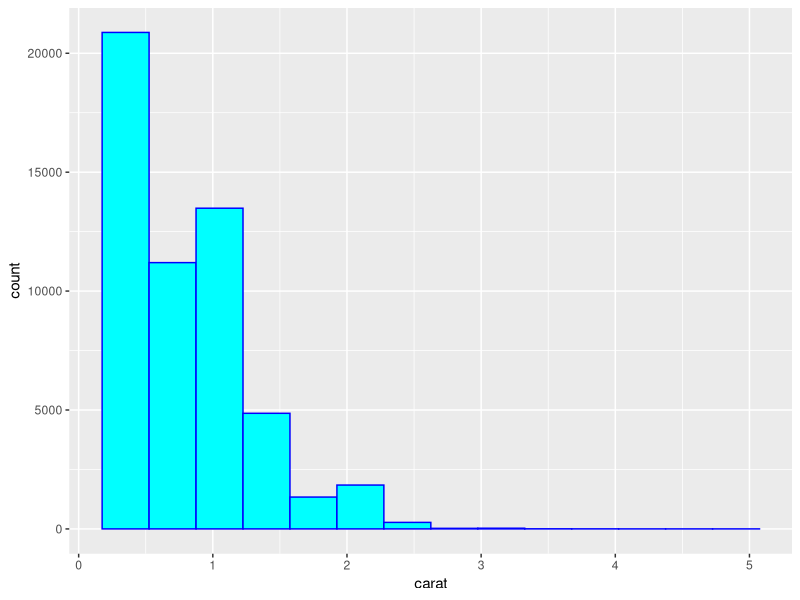
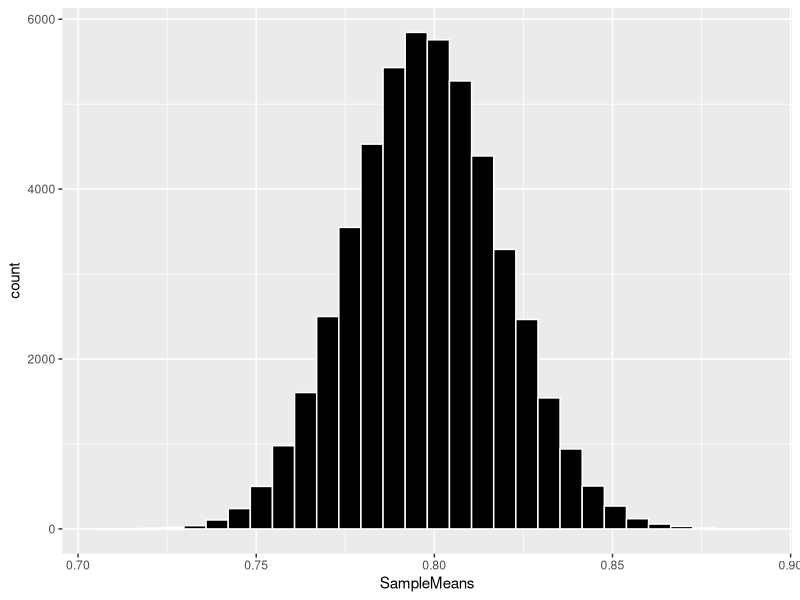

Generate these figures, in order, with R:
#HW3 Matt McCullough

#load library
library(ggplot2);

#Question 1

#part a
g <- ggplot(data = diamonds, mapping = aes(x = carat));
g + geom_histogram(binwidth = .35, color = "blue", fill = "cyan");
mean(diamonds$carat);
sd(diamonds$carat);

#part b
mean(diamonds$carat);
sd(diamonds$carat)/sqrt(500);

#part c

samplesize = 500;
numsamples = 50000;
SampleMeans <- numeric(numsamples)

# calculate sample means
for (i in 1:numsamples) {
  indices <- sample(1:nrow(diamonds), samplesize)
  SampleMeans[i] <- mean(diamonds$carat[indices])
}

# convert vector of sample means into a data frame
CaratSampleMeansDF <- data.frame(SampleMeans)


# histogram of sample means
g <- ggplot(data = CaratSampleMeansDF,aes(x = SampleMeans))
g + geom_histogram(color = "white", fill = "black")

mean(SampleMeans)
sd(SampleMeans)

#Question 2

#part a
Mileage = read.csv("Fuel_Economy.csv");
set.seed(1);
SampleMileages = Mileage[sample(nrow(Mileage), 35), ]
SampleMileages

#part b
xbar = mean(SampleMileages);
standardDev = sd(SampleMileages);
n = length(SampleMileages);

xbar
standardDev

alpha = 0.05;

t = qt(1-alpha/2, df = n-1);
t

confInt = c(xbar-t*standardDev/sqrt(n), xbar+t*standardDev/sqrt(n));
confInt

#part c
result = t.test(SampleMileages);
conf = result$conf.int
conf

#part d
mean(Mileage$MILEAGE)